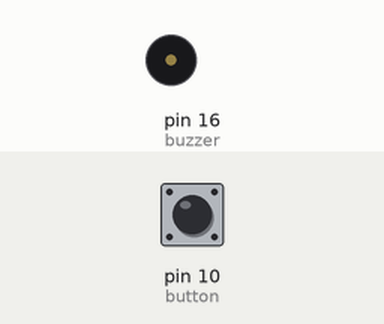
A program run on a simulated Raspberry Pi (header pin numbers). Parts: buzzer (waves = sounding, pin HIGH). The test bench sets the inputs (shaded band); at power-on: pin 10 (button) LOW.

Above: at 1.2 s.
1.3 s: pin 10 (button) pulled HIGH for 0.15 s
At 1.37 s:
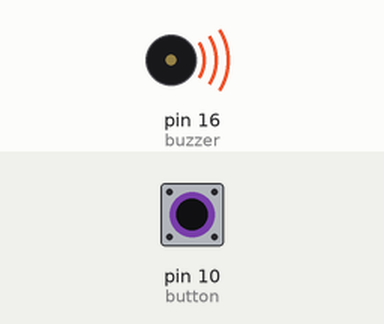
2.9 s: pin 10 (button) pulled HIGH for 3.2 s
At 7.3 s:
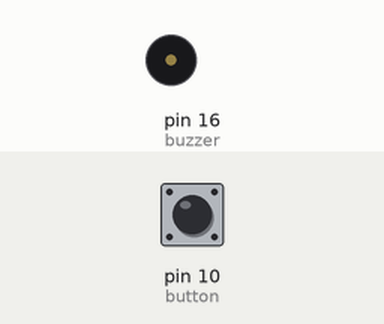
Timing chart, 0 to 8.8 s (numbered marks = the images above; inputs shaded):
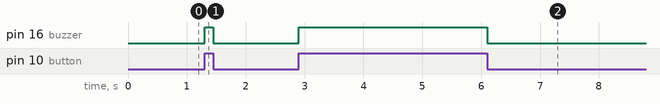

Measured:
- after the input at 1.3 s, pin 16 (buzzer): LOW → HIGH at once, → LOW 0.15 s later
- after the input at 2.9 s, pin 16 (buzzer): LOW → HIGH at once, → LOW 3.2 s later

The program:

button_controlled_buzzer.py
```python
import RPi.GPIO as GPIO

# Pin Definitions
button = 10  # GPIO pin for the push button
buzzer = 16  # GPIO pin for the buzzer

# Set up GPIO mode (BOARD uses physical pin numbers)
GPIO.setmode(GPIO.BOARD)

# Configure button as input and buzzer as output
GPIO.setup(button, GPIO.IN)
GPIO.setup(buzzer, GPIO.OUT)

# Main program loop
while True:
    # Check if button is pressed (HIGH)
    if GPIO.input(button) == GPIO.HIGH:
        GPIO.output(buzzer, GPIO.HIGH)  # Activate buzzer
    else:
        GPIO.output(buzzer, GPIO.LOW)   # Deactivate buzzer
```
